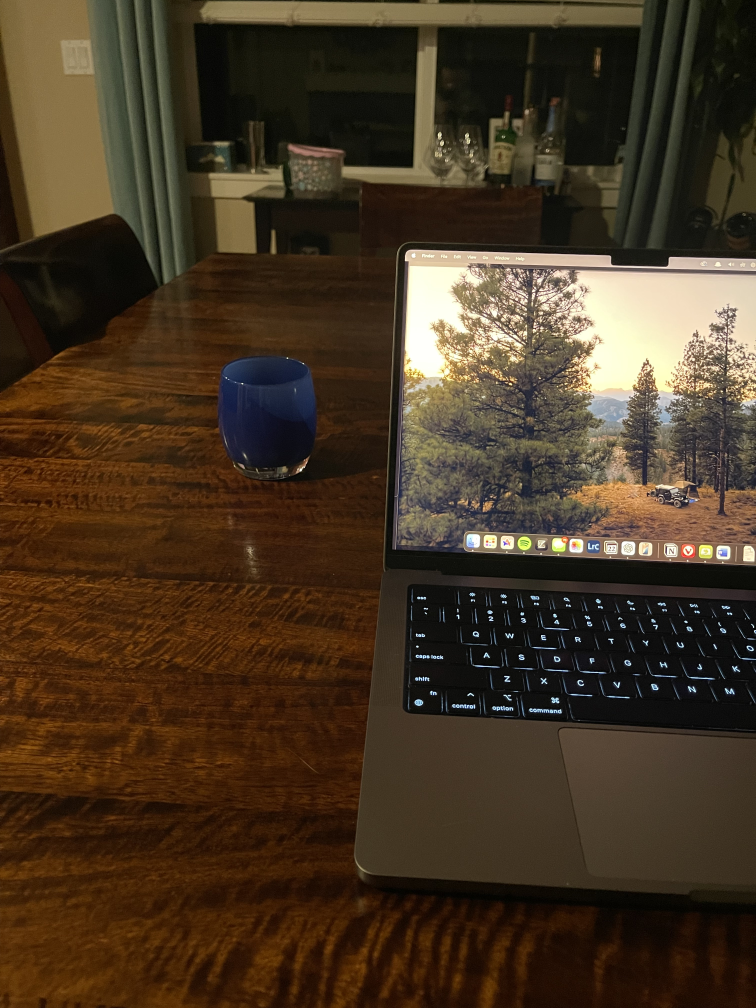
#> input picture Images/IMG_6593.jpeg, 3024 x 4032 px (shown at 1/4 size); its folder holds 3 pictures in this run
$ python ImageStitching.py
#> lines starting #> are read from the running program, lines starting #| are printed output that depends on the picture
import numpy as np
import cv2
import glob
import imutils

# Helper function to display an image and wait for a keypress
def show_image(window_name, image):
    cv2.imshow(window_name, image)
    key = cv2.waitKey(0)
    if key == ord('q'):  # Optional: Press 'q' to quit early
        cv2.destroyAllWindows()
        exit()
    cv2.destroyWindow(window_name)

# Use glob to find all JPEG images in the 'Images' directory
image_paths = glob.glob("Images/*.jpeg")
print(image_paths)
images = []

# Load each image and add it to the images list
for image in image_paths:
    img = cv2.imread(image)
#> img is the input picture: shape (4032, 3024, 3); mean B, G, R 35, 53.6, 70
    if img is None:
        print(f"Error: Image not loaded correctly. Check the file path: {image}")
    else:
        # Resize image to a smaller size if they're too large (commented out)
        # img = imutils.resize(img, width=800)
        images.append(img)

# Check if any images were actually loaded
if not images:
    print("No images were loaded. Check your image directory.")
    exit()

# Create a stitcher object to combine the images
stitcher = cv2.Stitcher.create()

# Attempt to stitch the images together
status, stitched = stitcher.stitch(images)
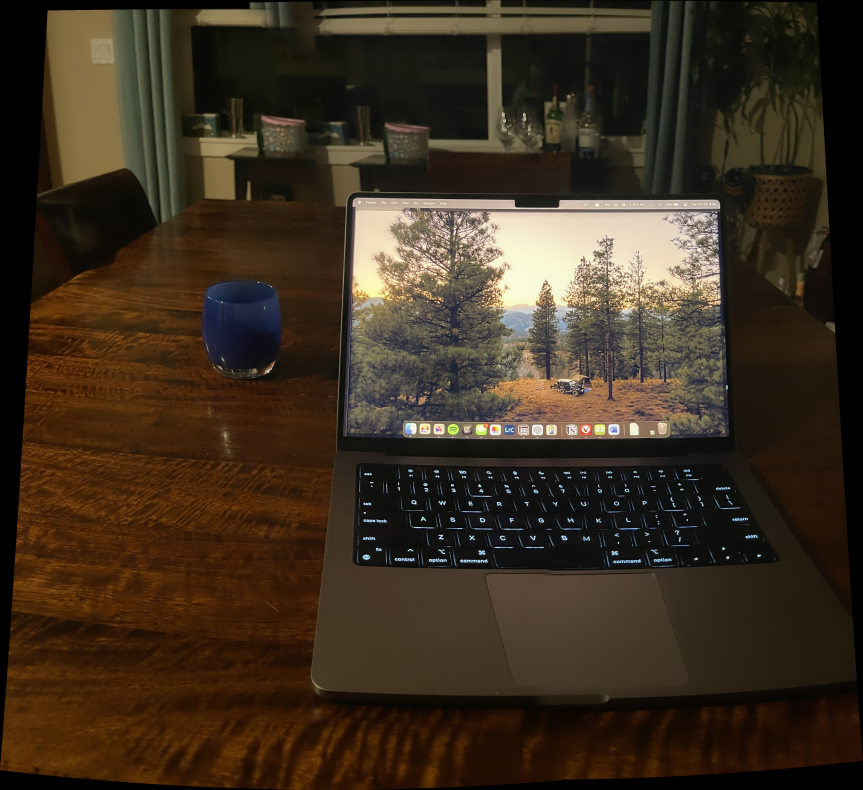
#> stitched: shape (3948, 4313, 3) (shown at 1/5 size); mean of channels 0, 1, 2 31.7, 46.8, 60.5; drawn as B, G, R
#> status = 0

if status == cv2.Stitcher_OK:
    # Stitching was successful
    cv2.imwrite("stitchedOutput.png", stitched)
    show_image("Stitched Image", stitched)
#> (key q is pressed here)
#> (the program exits here)
